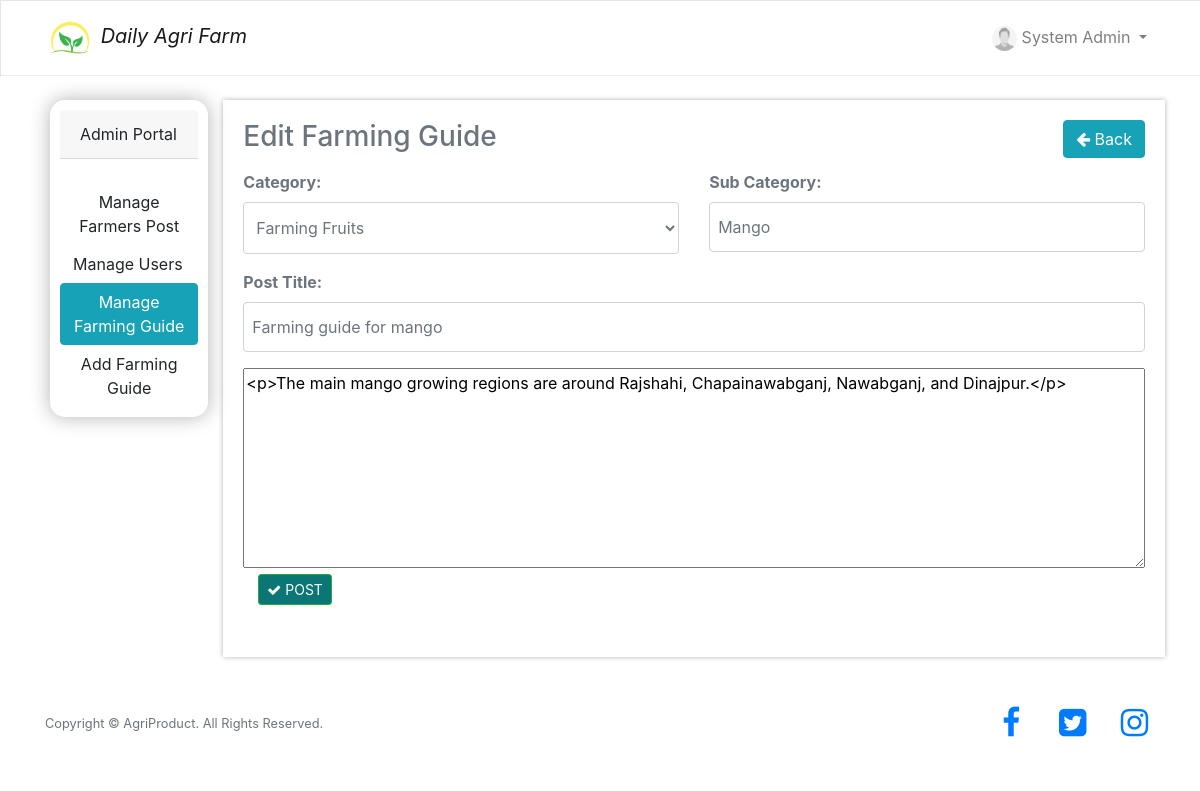
The page /agrifarm/admin/guide_edit.php?id=2 (signed in) on the database its author committed.
### tables this page shows
CREATE TABLE `guide` (
  `id` int(11) NOT NULL,
  `post_category` varchar(100) DEFAULT NULL,
  `subcategory` varchar(100) DEFAULT NULL,
  `title` varchar(100) DEFAULT NULL,
  `announcement` text DEFAULT NULL,
  `dateposted` datetime NOT NULL DEFAULT current_timestamp()
);

### agrifarm/admin/session.php (called while the page is built, shortened)
<?php
	include 'conn.php';
	$sql = "SELECT * FROM admin WHERE id = '".$_SESSION['admin']."'";
	$query = $conn->query($sql);
	$user = $query->fetch_assoc();
?>

### agrifarm/admin/guide_edit.php (the view, shortened to what this page needs)
<?php
  include 'session.php';
?>
<!DOCTYPE html>
<html lang="en">
<head>
    <link rel="stylesheet" href="https://stackpath.bootstrapcdn.com/font-awesome/4.7.0/css/font-awesome.min.css">
    <link rel="stylesheet" href="https://maxcdn.bootstrapcdn.com/bootstrap/4.4.1/css/bootstrap.min.css">
    <link rel="stylesheet" href="../css/custom.css">
</head>
<header class="header">
<nav class="navbar navbar-expand-lg navbar-light bg-light" style="box-shadow: inset 1px 1px 0 rgba(0,0,0,.1), inset 0 -1px 0 rgba(0,0,0,.07); ">
  <div class="container">
      <a class="navbar-brand" href="index.php" style="font-style: italic;">
        <img src="../images/logo.png" alt="logo" width="50px" height="50px">
        Daily Agri Farm
      </a>
  <div class="collapse navbar-collapse" id="navbarNav">
    <ul class="nav navbar-nav ml-auto">
      <?php
        $photo = $user["profile_pic"];
        if($photo != "")
        {
          $img = $user["profile_pic"];
        }
        else
        {
          $img = "profile.jpg";
        }
      ?>
      <li class="nav-item dropdown">
        <a class="nav-link dropdown-toggle" href="#" id="navbarDropdown" role="button" data-toggle="dropdown" aria-haspopup="true" aria-expanded="false">
          <img src="../images/<?php echo $img; ?>" alt="" class="img-circle" style="border-radius: 50%;width: 25px; height: 25px;" /> <?php echo $user['firstname'], " ", $user['lastname']; ?>
        </a>
      </li>
    </ul>
  </div>
</nav>
</header>
<body>
<br>
<div class="container-fluid" style="padding: 0 50px 10px 50px;">
<?php
  $id = $_REQUEST['id'];
  $sql = "SELECT * FROM guide WHERE id = '$id' ";
  $query = $conn->query($sql);
  $row = $query->fetch_assoc();
?>
<div class="row">
<div class="col-md-2 form-group">
  <div class="card-body"  style="padding: 10px;box-shadow: 0 0 20px rgb(0,0,0,0.3);border-radius: 15px;">
    <div class="card-header">Admin Portal</div><br>
    <div class="card-text">
      <a href="home.php" class="btn btn-default">Manage Farmers Post</a>
    </div>
    <div class="card-text">
      <a href="all-user.php" class="btn btn-default">Manage Users</a>
    </div>
    <div class="card-text">
      <a href="all-guide.php" class="btn btn-info">Manage Farming Guide</a>
    </div>
    <div class="card-text">
      <a href="add-guide.php" class="btn btn-default">Add Farming Guide</a>
    </div>
  </div>
</div>
<div class="col-md-10 form-group" style="padding: 20px;box-shadow: 0 0 5px rgb(0,0,0,0.3);">
    <div class="">
        <a href="all-guide.php" class="btn btn-info float-right"><i class="fa fa-arrow-left"></i> Back</a>
    </div>
    <h3 class="form-group text-muted">Edit Farming Guide</h3>
 <form action="post.php" method="POST" enctype="multipart/form-data">
  <div class="row">
      <div class="col-md-6 form-group">
        <label for="name" class="text-muted">Category:</label>
        <select name="post_category" class="form-control text-muted" id="post_category" required>
          <option value="Farming Fruits" <?php if($row['post_category'] == "Farming Fruits") { echo 'selected ="selected"'; } ?> >Farming Fruits</option>
        </select>
      </div>
      <div class="col-md-6 form-group">
        <label for="subcategory" class="text-muted">Sub Category:</label>
        <input type="text" class="form-control text-muted" name="subcategory" placeholder="Enter Sub Category" id="subcategory" value="<?php echo $row['subcategory']; ?>" required>
      </div>
      <div class="col-md-12 form-group">
        <label for="title" class="text-muted">Post Title:</label>
        <input type="text" class="form-control text-muted" name="title" placeholder="Enter Post Title" id="title" value="<?php echo $row['title']; ?>" required>
      </div>
      <div class="col-md-12 form-group">
        <textarea id="announcement" name="announcement" style="width: 100%; min-height: 200px;" required><?php echo $row['announcement']; ?></textarea>
        <br>
        <div class="col-md-12 form-group">
          <button type="submit" class="btn btn-success btn-sm btn-flat" name="editpost" style="background: #0b7676;"><i class="fa fa-check"></i> POST</button>
        </div>
      </div>
    </div>
  </form>
</div>
</div>
</div>
<br>
<?php include '../footer.php'; ?>
</body>
</html>

### agrifarm/css/custom.css (style rules this page uses)
body { min-height: 100vh; }
label { font-weight: bold; }
.bg-light { background-color: #fff!important; }
.form-control:not(select) { padding: 1.5rem 0.5rem; }
select.form-control { height: 52px; padding-left: 0.5rem; }
.form-control::placeholder { color: #ccc; font-weight: bold; font-size: 0.9rem; }

### rows shown on the page
guide: post_category "Farming Fruits", subcategory "Mango", title "Farming guide for mango", announcement "<p>The main mango growing regions are around Rajshahi, Chapainawabganj, Nawabganj, and Dinajpur.</p>"

### other values the page prints
$user['firstname'] "System"
$user['lastname'] "Admin"
